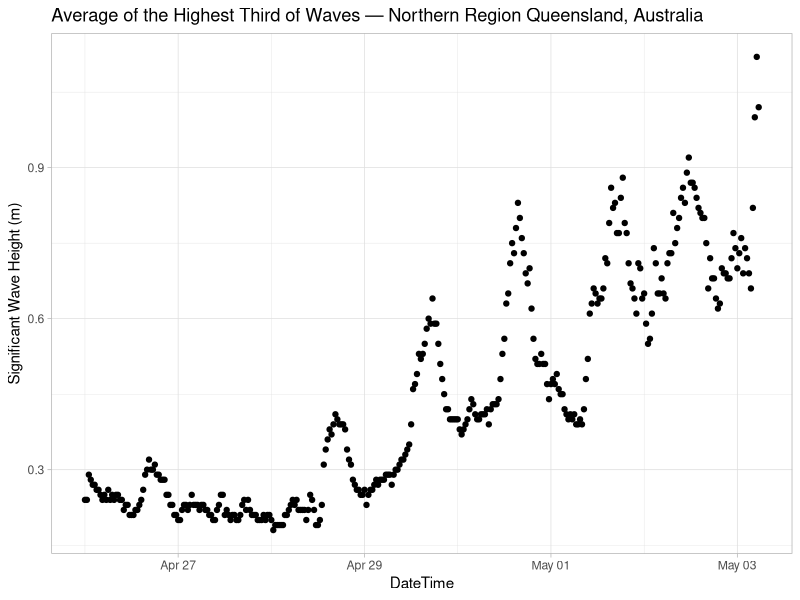
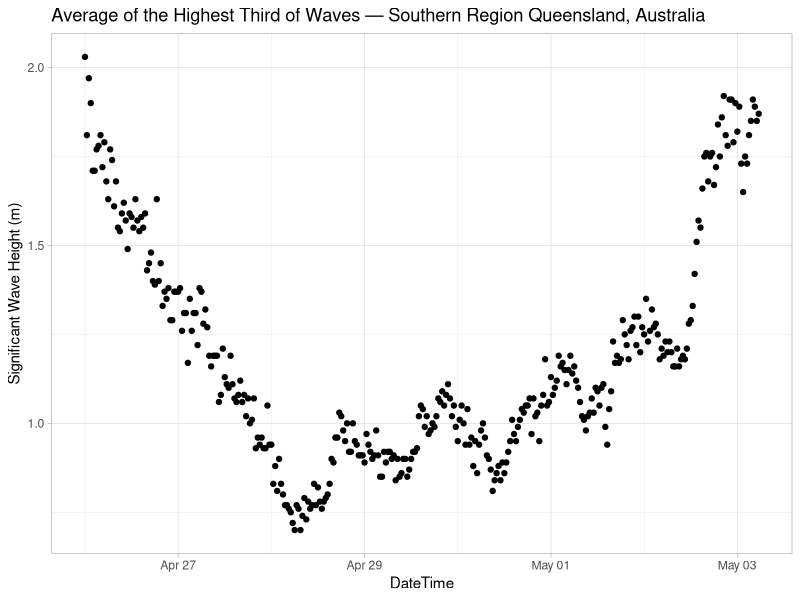
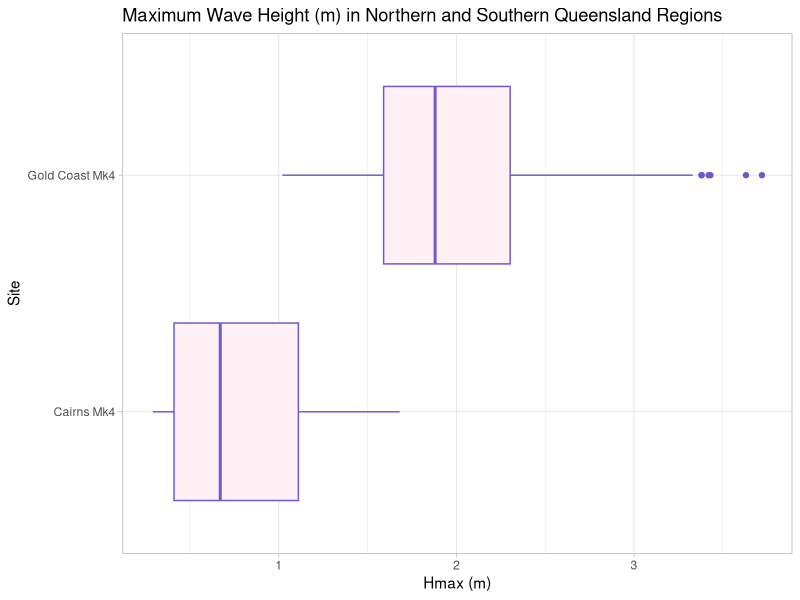
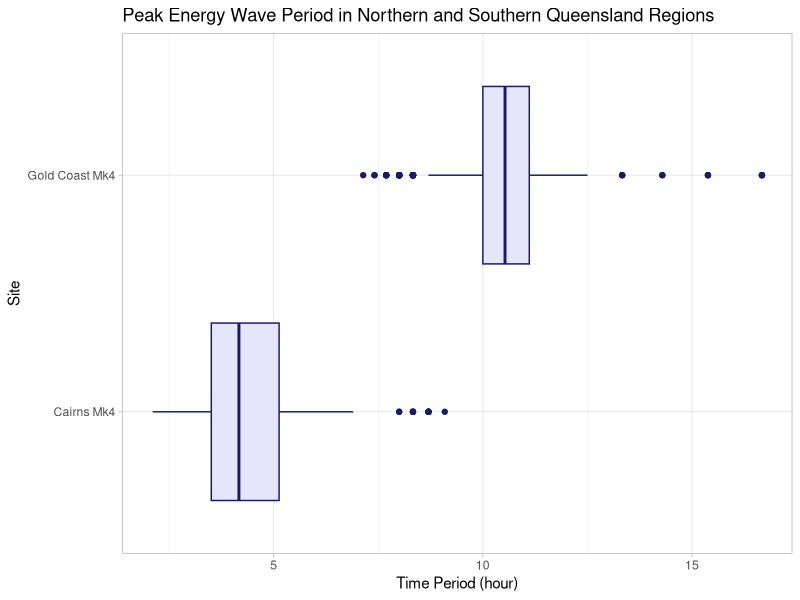
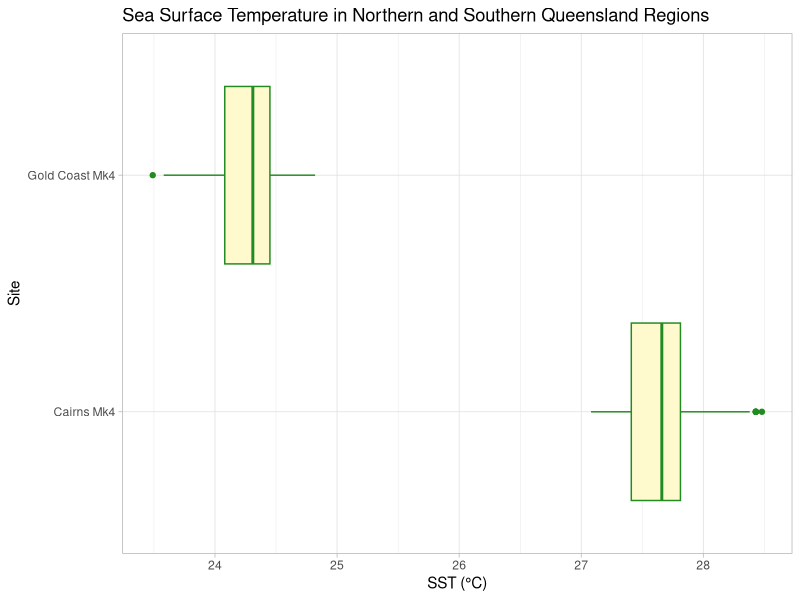

Generate these figures, in order, with R:
## ---- chunk 1
library(tidyverse)
library(lubridate)
wavedata <- read_csv("wave-7dayopdata.csv", skip = 1)
## ---- chunk 2
#| label: Northern Queensland Region

northern_queen <- wavedata %>%
  filter(Site == "Cairns Mk4") %>%
ggplot + 
  geom_point(mapping = aes(x= DateTime, y= Hsig)) +
  labs(x= "DateTime",
       y= "Significant Wave Height (m)",
       title= "Average of the Highest Third of Waves — Northern Region Queensland, Australia") +
   theme_light()

northern_queen
## ---- chunk 3
#| label: Southern Queensland Region

southern_queen <- wavedata %>%
  filter(Site == "Gold Coast Mk4") %>%
ggplot + 
  geom_point(mapping = aes(x=DateTime, y= Hsig)) +
  labs(x= "DateTime",
       y= "Significant Wave Height (m)",
       title= "Average of the Highest Third of Waves — Southern Region Queensland, Australia") +
   theme_light()

(southern_queen)
## ---- chunk 4
#| label: Maximum Wave Height Comparison Between Sites
wavedata %>%
  filter(Site %in% c("Cairns Mk4", "Gold Coast Mk4")) %>%
  ggplot(aes(x = Site, y = Hmax)) +
  geom_boxplot(fill = "lavenderblush",
               color = "slateblue") +
  labs(title = "Maximum Wave Height (m) in Northern and Southern Queensland Regions",
       x = "Site",
       y = "Hmax (m)") +
  theme_light() +
  coord_flip()


## ---- chunk 5
#| peak energy period comparison per site
wavedata %>%
  filter(Site %in% c("Gold Coast Mk4", "Cairns Mk4")) %>%
  ggplot(aes(x = Site, y = Tp)) +
  geom_boxplot(fill = "lavender",
               color = "midnightblue") +
  labs(title = "Peak Energy Wave Period in Northern and Southern Queensland Regions",
       x = "Site",
       y = "Time Period (hour)") +
  theme_light() +
  coord_flip()
## ---- chunk 6
wavedata %>%
  filter(Site %in% c("Gold Coast Mk4", "Cairns Mk4")) %>%
  ggplot(aes(x = Site, y = SST)) +
  geom_boxplot(fill= "lemonchiffon",
               color= "forestgreen") +
  labs(title = "Sea Surface Temperature in Northern and Southern Queensland Regions",
       x = "Site",
       y = "SST (°C)") +
  theme_light() +
  coord_flip()
## ---- chunk 7
#| label: data cleaning
queensland_wave <- wavedata %>%
  mutate(DateTime = lubridate::ymd_hms(format(DateTime, format = "%Y-%m-%d %T %Z")),
         date = date(DateTime)) %>% 
  group_by(date, Site) %>% 
  summarize(
    avg_wave = mean(Hsig, na.rm = TRUE),
    peakwave = mean(Tp, na.rm = TRUE), 
    max_wave = mean(Hmax, na.rm = TRUE)) %>%
filter(Site %in% c("Gold Coast Mk4", "Cairns Mk4")) %>%
  mutate(Site = recode(Site,
               "Gold Coast Mk4" = "Gold Coast",
               "Cairns Mk4" = "Cairns")) %>%
  arrange(Site)

queensland_wave
## ---- chunk 8
wavedata %>% 
  distinct(Site)
